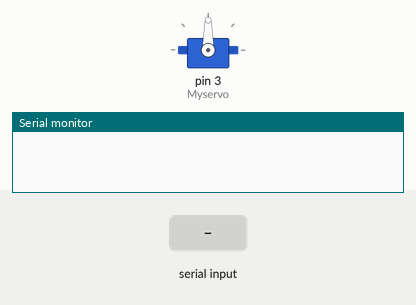
Bench run of a sketch on a simulated Arduino Uno, built with avr-gcc and run on an emulated ATmega328P. Parts: servo, the last lines printed to the serial monitor. The test bench sets the inputs (shaded band).

Above: at 1.2 s.
1.3 s: "30,150\n" received over Serial
At 3.5 s:
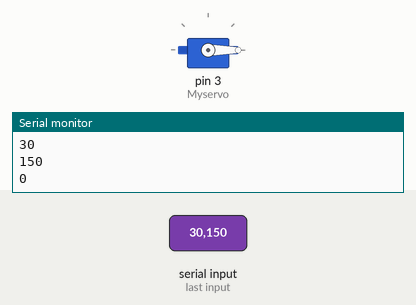
3.8 s: "90,45\n" received over Serial
At 4.5 s:
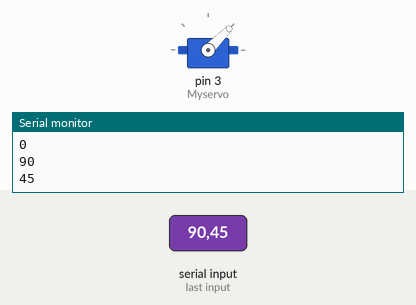
6.3 s: "200\n" received over Serial
At 7.1 s:
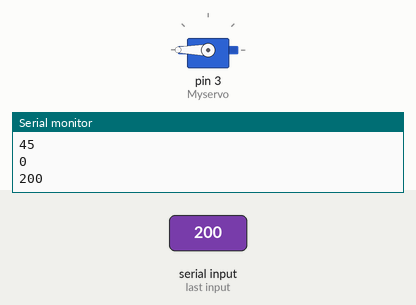
Timing chart, 0 to 9.3 s (numbered marks = the images above; inputs shaded):
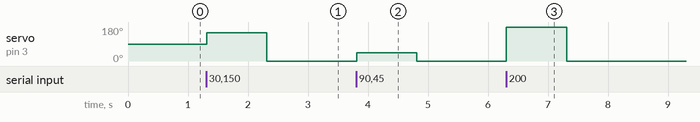

Measured:
- after the input at 1.3 s, servo on pin 3 (Myservo): 90° → 150° at once, → 0° 1.0 s later
- after the input at 3.8 s, servo on pin 3 (Myservo): 0° → 45° at once, → 0° 1.0 s later
- after the input at 6.3 s, servo on pin 3 (Myservo): 0° → 180° at once, → 0° 1.0 s later

The sketch:

servo_serial.ino
```cpp
#include <Servo.h>
Servo Myservo;
//We introduce the values of the servo this time
void setup() {
Serial.begin(9600);
Myservo.attach(3);
}

void loop() {
while(Serial.available()!=0){
  int x=Serial.parseInt();
  Serial.println(x);
  Myservo.write(x);
  delay(5);
}
}
```
